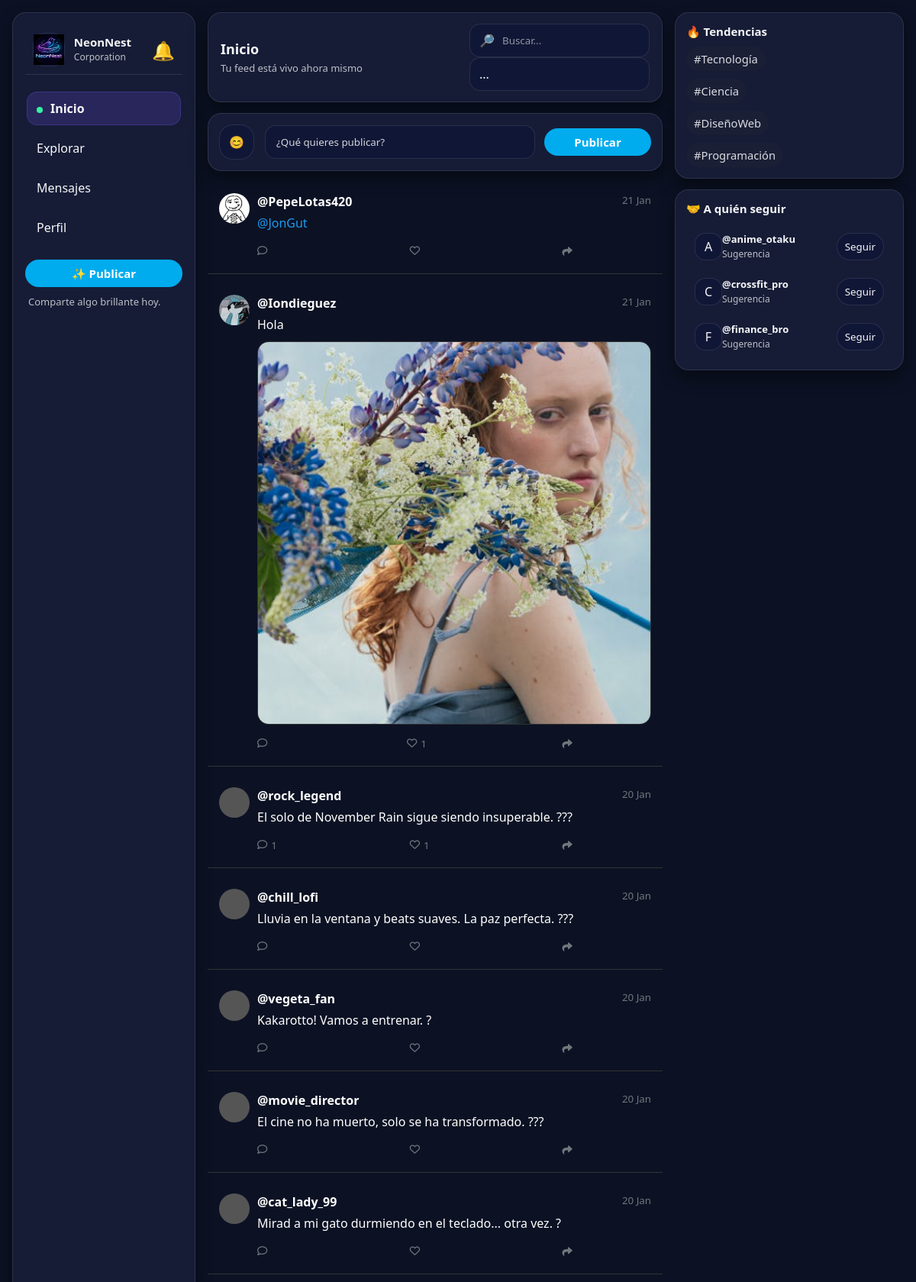
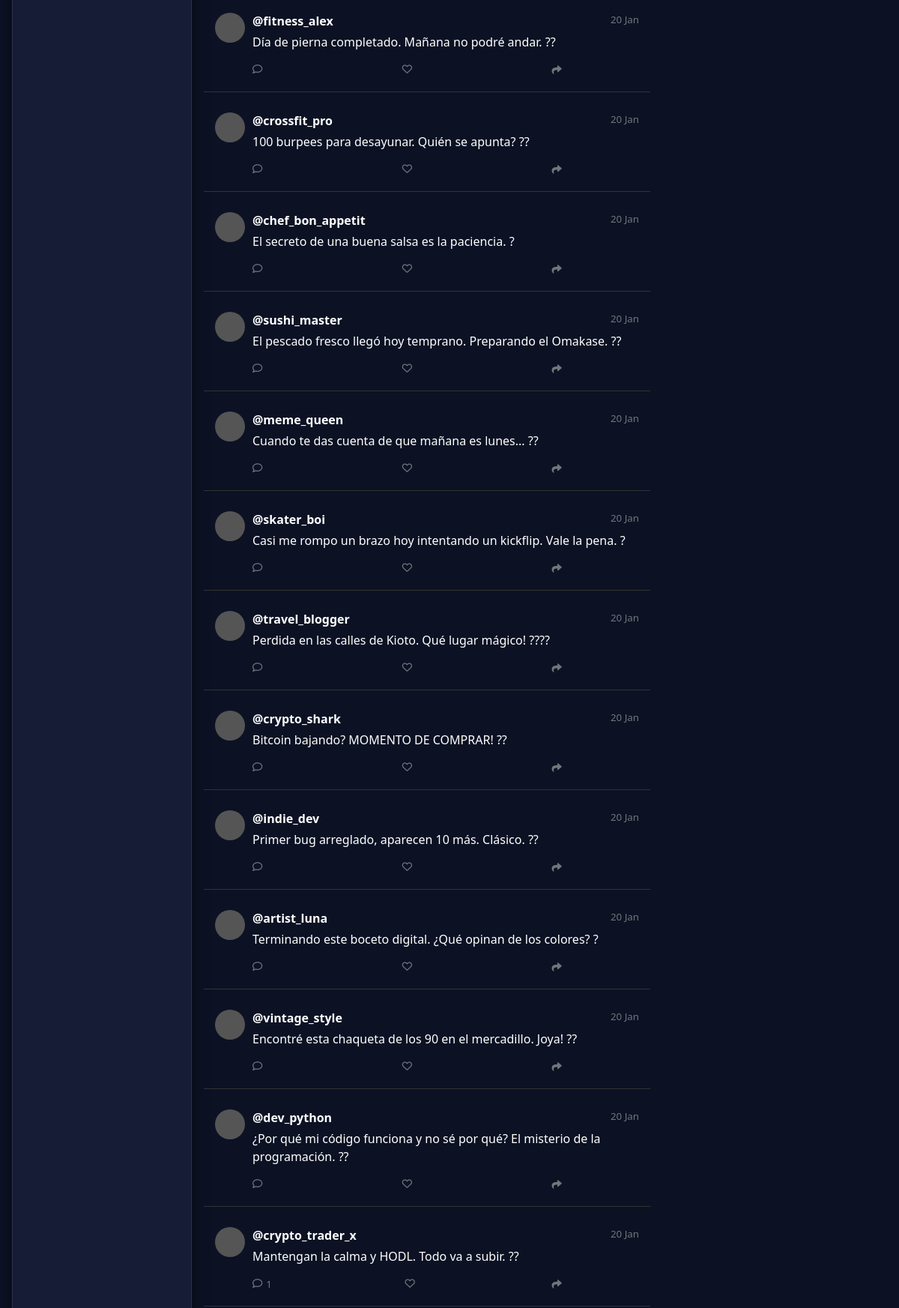
/php/index.php (upper part), run on the app's committed database (2 pictures, top to bottom).
### tables this page shows
CREATE TABLE `publicacion` (
  `id_publicacion` int NOT NULL AUTO_INCREMENT,
  `id_usuario` int NOT NULL,
  `imagen` varchar(255) DEFAULT NULL,
  `fecha_publicacion` datetime NOT NULL DEFAULT CURRENT_TIMESTAMP,
  `ubicacion` varchar(250) DEFAULT NULL,
  `pie_foto` varchar(250) DEFAULT NULL,
  `texto` varchar(250) DEFAULT NULL,
  PRIMARY KEY (`id_publicacion`),
  KEY `id_usuario` (`id_usuario`),
  CONSTRAINT `fk_publicacion_usuario` FOREIGN KEY (`id_usuario`) REFERENCES `usuario` (`id_usuario`) ON DELETE CASCADE
);

CREATE TABLE `usuario` (
  `id_usuario` int NOT NULL AUTO_INCREMENT,
  `usuario` varchar(250) NOT NULL,
  `nombre` varchar(250) NOT NULL,
  `password` varchar(250) NOT NULL,
  `email` varchar(250) NOT NULL,
  `foto_perfil` varchar(250) DEFAULT NULL,
  `biografia` varchar(250) DEFAULT NULL,
  `id_rol` int NOT NULL,
  PRIMARY KEY (`id_usuario`),
  UNIQUE KEY `un_usuario` (`usuario`),
  UNIQUE KEY `un_email` (`email`),
  KEY `fk_rol` (`id_rol`),
  CONSTRAINT `fk_rol` FOREIGN KEY (`id_rol`) REFERENCES `roles` (`id_rol`)
);

### php/feedPublicaciones.php (the view, shortened to what this page needs)
<?php
require_once __DIR__ . '/db.php';
$miId = (int)($_SESSION['id_usuario'] ?? 0);
$sql = "
    SELECT
        p.*,
        u.usuario,
        u.foto_perfil,
        (SELECT COUNT(*)
         FROM interaccion i
         WHERE i.id_publicacion = p.id_publicacion
         AND i.tipo_interaccion = 'LIKE') as num_likes,
        (SELECT COUNT(*)
         FROM interaccion i
         WHERE i.id_publicacion = p.id_publicacion
         AND i.id_usuario = ?
         AND i.tipo_interaccion = 'LIKE') as liked_by_me,
        (SELECT COUNT(*)
         FROM interaccion i
         WHERE i.id_publicacion = p.id_publicacion
         AND i.tipo_interaccion = 'COMENTARIO') as num_comentarios
    FROM publicacion p
    JOIN usuario u ON p.id_usuario = u.id_usuario
    ORDER BY p.fecha_publicacion DESC
    LIMIT 50
";
$stmt = $mysqli->prepare($sql);
$stmt->bind_param('i', $miId);
$stmt->execute();
$res = $stmt->get_result();
if ($res->num_rows > 0) {
    while ($row = $res->fetch_assoc()) {
        $pId = $row['id_publicacion'];
        $pUser = htmlspecialchars($row['usuario']);
        $pFecha = date('d M', strtotime($row['fecha_publicacion']));
        $pFoto = $row['foto_perfil'] ? '../multimedia/' . rawurlencode($row['foto_perfil']) : '';
        $pImg = $row['imagen'] ? '../multimedia/' . rawurlencode($row['imagen']) : '';
        $likes = $row['num_likes'];
        $coments = $row['num_comentarios'];
        $isLiked = $row['liked_by_me'] > 0;
        $heartClass = $isLiked ? 'fas fa-heart' : 'far fa-heart';
        $heartColor = $isLiked ? 'color:#e0245e' : 'color:#71767b';
        $textoRaw = htmlspecialchars($row['texto'] ?? '');
        $textoFormat = nl2br($textoRaw);
        $textoFinal = preg_replace(
            '/@(\w+)/',
            '<a href="#" class="user-link stop-prop" data-user="$1" style="color:#1d9bf0; text-decoration:none;">@$1</a>',
            $textoFormat
        );
        ?>
        <article class="post tweet-style" data-id="<?php echo $pId; ?>" style="cursor:pointer; border-bottom:1px solid #333; padding:15px; transition:background 0.2s;">
            <div class="post-header" style="display:flex; gap:10px; margin-bottom:5px;">
                <?php if($pFoto): ?>
                    <img src="<?php echo $pFoto; ?>" class="stop-prop" style="width:40px; height:40px; border-radius:50%; object-fit:cover;">
                <?php else: ?>
                    <div class="stop-prop" style="width:40px; height:40px; border-radius:50%; background:#555;"></div>
                <?php endif; ?>
                <div style="flex:1;">
                    <div style="display:flex; justify-content:space-between;">
                        <a href="#" class="user-link stop-prop" data-user="<?php echo $pUser; ?>" style="font-weight:bold; color:#fff; text-decoration:none;">
                            @<?php echo $pUser; ?>
                        </a>
                        <small style="color:#71767b;"><?php echo $pFecha; ?></small>
                    </div>
                    <div class="post-content-area" style="margin-top:5px;">
                        <div style="color:#fff; margin-bottom:10px; line-height:1.5;">
                            <?php echo $textoFinal; ?>
                        </div>
                        <?php if($pImg): ?>
                            <div class="post-img-container" style="border-radius:15px; overflow:hidden; border:1px solid #333; margin-top:10px;">
                                <img src="<?php echo $pImg; ?>" style="width:100%; display:block; max-height:500px; object-fit:cover;">
                            </div>
                        <?php endif; ?>
                    </div>
                    <div class="post-actions stop-prop" style="display:flex; justify-content:space-between; margin-top:12px; max-width:80%;">
                        <button class="btn-action btn-comment-inline" data-id="<?php echo $pId; ?>" style="background:none; border:none; color:#71767b; cursor:pointer; display:flex; align-items:center; gap:5px;">
                            <i class="far fa-comment"></i>
                            <span class="count-comment"><?php echo $coments > 0 ? $coments : ''; ?></span>
                        </button>
                        <button class="btn-action btn-like-inline" data-id="<?php echo $pId; ?>" data-liked="<?php echo $isLiked ? '1' : '0'; ?>" style="background:none; border:none; cursor:pointer; display:flex; align-items:center; gap:5px; <?php echo $heartColor; ?>">
                            <i class="<?php echo $heartClass; ?> icon-heart"></i>
                            <span class="count-like"><?php echo $likes > 0 ? $likes : ''; ?></span>
                        </button>
                        <button class="btn-action" style="background:none; border:none; color:#71767b;">
                            <i class="fas fa-share"></i>
                        </button>
                    </div>
                </div>
            </div>
        </article>
        <?php
    }
} else {
    echo '<div style="padding:40px; text-align:center; color:#71767b;">';
    echo '<p style="font-size:1.2rem; font-weight:bold;">No hay publicaciones</p>';
    echo '<p>¡Sé el primero en publicar algo!</p>';
    echo '</div>';
}
?>

### php/index.php (shortened to what this page needs)
<?php
require __DIR__ . '/db.php';
?>
<!DOCTYPE html>
<html lang="es">
<head>
  <link rel="stylesheet" href="../css/index.css">
  <link rel="stylesheet" href="../css/modal.css">
  <link rel="stylesheet" href="https://cdnjs.cloudflare.com/ajax/libs/font-awesome/6.0.0/css/all.min.css">
</head>
<body>
  <div class="contenedor-inicio">
    <aside class="barra-lateral">
      <div class="logo-red">
        <div class="logo-mark">
          <img src="../multimedia/file.svg" alt="Logo">
        </div>
        <div class="logo-copy">
          <strong>NeonNest</strong>
          <small>Corporation</small>
        </div>
        <div class="noti-container">
          <button id="btnNoti" class="btn-noti">
            🔔
          </button>
        </div>
      </div>
      <nav class="menu">
        <a href="index.php" class="menu-item activo">Inicio</a>
        <a href="#" class="menu-item" data-page="explorar">Explorar</a>
        <a href="#" class="menu-item" data-page="chat">Mensajes</a>
        <a href="#" class="menu-item" data-page="perfil">Perfil</a>
      </nav>
      <div class="sidebar-cta">
        <button id="abrirModal" class="boton-registrarse" type="button">✨ Publicar</button>
        <p class="sidebar-tip">Comparte algo brillante hoy.</p>
      </div>
    </aside>
    <main class="contenido-principal">
      <header class="cabecera">
        <div class="cabecera-left">
          <h1>Inicio</h1>
          <p class="cabecera-sub">Tu feed está vivo ahora mismo</p>
        </div>
        <div class="cabecera-right">
          <label class="buscador" aria-label="Buscar">
            <span class="buscador-ico">🔎</span>
            <input type="search" id="inputBusquedaGlobal" placeholder="Buscar..." />
          </label>
          <div class="cabecera-right">
            <label class="buscador">...</label>
          </div>
        </div>
      </header>
      <section class="crear-publicacion">
        <div class="composer">
          <div class="avatar">😊</div>
          <button class="composer-input" type="button" id="abrirModalQuick">
            ¿Qué quieres publicar?
          </button>
          <button class="boton-registrarse boton-publicar" type="button" id="abrirModalQuick2">
            Publicar
          </button>
        </div>
      </section>
      <section class="feed">
        <?php include __DIR__ . '/feedPublicaciones.php'; ?>
      </section>
    </main>
    <aside class="barra-derecha">
      <section class="panel">
        <h2>🔥 Tendencias</h2>
        <ul>
          <li><span class="tag">#Tecnología</span></li>
          <li><span class="tag">#Ciencia</span></li>
          <li><span class="tag">#DiseñoWeb</span></li>
          <li><span class="tag">#Programación</span></li>
        </ul>
      </section>
      <section class="panel">
        <h2>🤝 A quién seguir</h2>
        <?php
        $miId = (int)($_SESSION['id_usuario'] ?? 0);
        $sqlSugerencias = "
            SELECT id_usuario, usuario, foto_perfil
            FROM usuario
            WHERE id_usuario != ?
            AND id_usuario NOT IN (SELECT id_usuario FROM seguidores WHERE id_seguidor = ?)
            ORDER BY RAND()
            LIMIT 3
        ";
        if (isset($mysqli)) {
          $stmtSug = $mysqli->prepare($sqlSugerencias);
          if ($stmtSug) {
            $stmtSug->bind_param('ii', $miId, $miId);
            $stmtSug->execute();
            $resSug = $stmtSug->get_result();
            if ($resSug->num_rows > 0) {
              while ($sug = $resSug->fetch_assoc()) {
                $sugId = (int)$sug['id_usuario'];
                $sugUser = htmlspecialchars($sug['usuario']);
                $sugFoto = $sug['foto_perfil'] ? '../multimedia/' . rawurlencode($sug['foto_perfil']) : '';
                $inicial = strtoupper(substr($sugUser, 0, 1));
        ?>
                <div class="follow-row">
                  <a href="#" class="user-link" data-user="<?php echo $sugUser; ?>" style="display:flex; align-items:center; text-decoration:none; color:inherit; flex:1;">
                    <?php if ($sugFoto): ?>
                      <img src="<?php echo $sugFoto; ?>" alt="Avatar" class="mini-avatar" style="object-fit:cover;">
                    <?php else: ?>
                      <div class="mini-avatar"><?php echo $inicial; ?></div>
                    <?php endif; ?>
                    <div class="follow-txt">
                      <strong>@<?php echo $sugUser; ?></strong>
                      <small>Sugerencia</small>
                    </div>
                  </a>
                  <button class="btn-mini btn-accion-seguir"
                    type="button"
                    data-id="<?php echo $sugId; ?>"
                    data-sigo="0">
                    Seguir
                  </button>
                </div>
        <?php
              }
            } else {
              echo '<p style="padding:10px; color:#aaa; font-size:0.9rem;">¡Estás al día! No hay nuevas sugerencias.</p>';
            }
          }
        }
        ?>
      </section>
    </aside>
  </div>
</body>
</html>
</body>
</html>

### css/modal.css (style rules this page uses)
.post-actions { display:flex; justify-content:flex-end; padding-top: 4px; }
.boton-registrarse { background: #00acee; color: #fff; border: none; padding: 8px 20px; border-radius: 999px; font-weight: 700; font-size: 15px; cursor: pointer; transition: opacity .2s, transform .1s; }

### data on the page
publicacion: id_usuario.foto_perfil (picture), id_usuario.usuario "PepeLotas420", fecha_publicacion "21 Jan", texto "@JonGut"
publicacion: id_usuario.foto_perfil (picture), id_usuario.usuario "Iondieguez", fecha_publicacion "21 Jan", texto "Hola", imagen (picture), likes "1"
publicacion: id_usuario.usuario "rock_legend", fecha_publicacion "20 Jan", texto "El solo de November Rain sigue siendo insuperable. ???", coments "1", likes "1"
publicacion: id_usuario.usuario "chill_lofi", fecha_publicacion "20 Jan", texto "Lluvia en la ventana y beats suaves. La paz perfecta. ???"
publicacion: id_usuario.usuario "vegeta_fan", fecha_publicacion "20 Jan", texto "Kakarotto! Vamos a entrenar. ?"
publicacion: id_usuario.usuario "movie_director", fecha_publicacion "20 Jan", texto "El cine no ha muerto, solo se ha transformado. ???"
publicacion: id_usuario.usuario "cat_lady_99", fecha_publicacion "20 Jan", texto "Mirad a mi gato durmiendo en el teclado... otra vez. ?"
publicacion: id_usuario.usuario "fitness_alex", fecha_publicacion "20 Jan", texto "Día de pierna completado. Mañana no podré andar. ??"
publicacion: id_usuario.usuario "crossfit_pro", fecha_publicacion "20 Jan", texto "100 burpees para desayunar. Quién se apunta? ??"
publicacion: id_usuario.usuario "chef_bon_appetit", fecha_publicacion "20 Jan", texto "El secreto de una buena salsa es la paciencia. ?"
publicacion: id_usuario.usuario "sushi_master", fecha_publicacion "20 Jan", texto "El pescado fresco llegó hoy temprano. Preparando el Omakase. ??"
publicacion: id_usuario.usuario "meme_queen", fecha_publicacion "20 Jan", texto "Cuando te das cuenta de que mañana es lunes... ??"
publicacion: id_usuario.usuario "skater_boi", fecha_publicacion "20 Jan", texto "Casi me rompo un brazo hoy intentando un kickflip. Vale la pena. ?"
publicacion: id_usuario.usuario "travel_blogger", fecha_publicacion "20 Jan", texto "Perdida en las calles de Kioto. Qué lugar mágico! ????"
publicacion: id_usuario.usuario "crypto_shark", fecha_publicacion "20 Jan", texto "Bitcoin bajando? MOMENTO DE COMPRAR! ??"
publicacion: id_usuario.usuario "indie_dev", fecha_publicacion "20 Jan", texto "Primer bug arreglado, aparecen 10 más. Clásico. ??"
publicacion: id_usuario.usuario "artist_luna", fecha_publicacion "20 Jan", texto "Terminando este boceto digital. ¿Qué opinan de los colores? ?"
publicacion: id_usuario.usuario "vintage_style", fecha_publicacion "20 Jan", texto "Encontré esta chaqueta de los 90 en el mercadillo. Joya! ??"
publicacion: id_usuario.usuario "dev_python", fecha_publicacion "20 Jan", texto "¿Por qué mi código funciona y no sé por qué? El misterio de la programación. ??"
publicacion: id_usuario.usuario "crypto_trader_x", fecha_publicacion "20 Jan", texto "Mantengan la calma y HODL. Todo va a subir. ??", coments "1"
usuario: usuario "A", usuario "anime_otaku"
usuario: usuario "C", usuario "crossfit_pro"
usuario: usuario "F", usuario "finance_bro"
